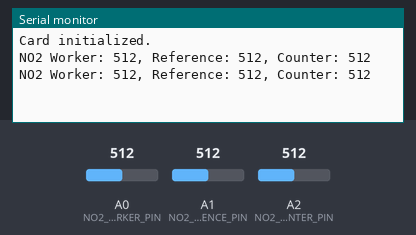
Simulated run of this sketch. Board: Arduino Uno, built with avr-gcc and run on an emulated ATmega328P. Parts: the last lines printed to the serial monitor. The test bench sets the inputs (shaded band); at power-on: A0 (NO2_WORKER_PIN) = 512, A1 (NO2_REFERENCE_PIN) = 512, A2 (NO2_COUNTER_PIN) = 512. Storage starts empty.

Above: at 1.8 s.
1.9 s: A0 (NO2_WORKER_PIN) set to 716
At 2.4 s:
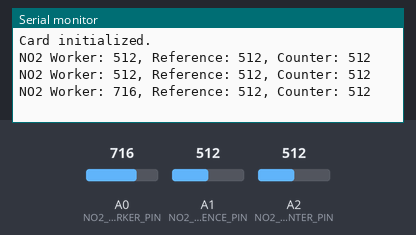
3.4 s: A1 (NO2_REFERENCE_PIN) set to 716
At 4.7 s:
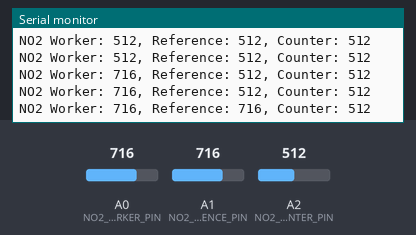
4.9 s: A2 (NO2_COUNTER_PIN) set to 716
At 5.8 s:
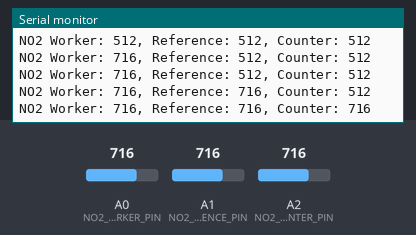
6.4 s: A0 (NO2_WORKER_PIN) set to 900
At 7.6 s:
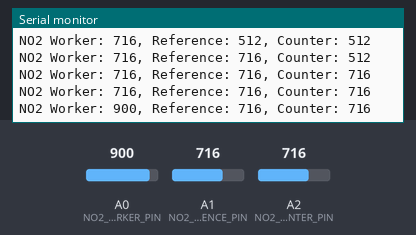
7.9 s: A1 (NO2_REFERENCE_PIN) set to 900
At 8.4 s:
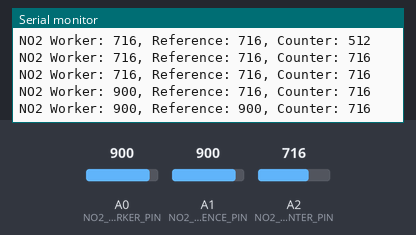
9.4 s: A2 (NO2_COUNTER_PIN) set to 900
At 10.8 s:
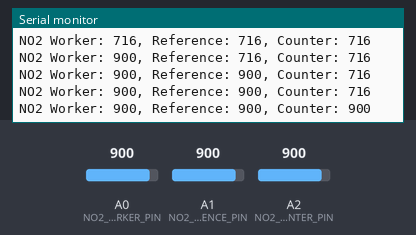
Timing chart, 0 to 11.9 s (numbered marks = the images above; inputs shaded):
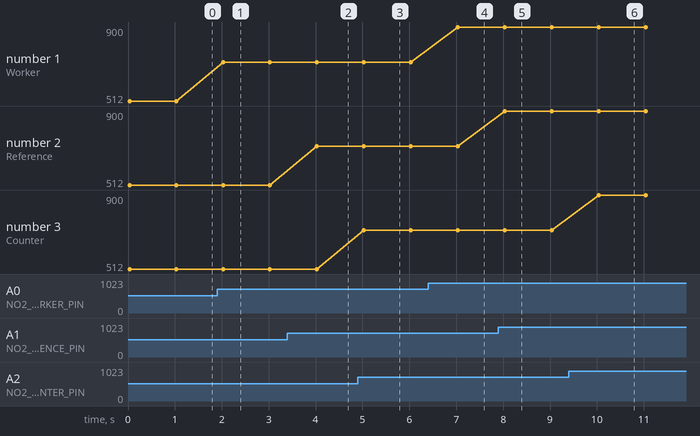

The sketch:

sketch_apr6a.ino
```cpp
#define NO2_WORKER_PIN A0
#define NO2_REFERENCE_PIN A1
#define NO2_COUNTER_PIN A2
// #define MAGNETOMETER_1_OUTMINUS_PIN A3
// #define MAGNETOMETER_1_OUTPLUS_PIN A4
// #define MAGNETOMETER_2_OUTMINUS_PIN A5
// #define MAGNETOMETER_2_OUTPLUS_PIN A6
// #define MAGNETOMETER_3_OUTMINUS_PIN A7
// #define MAGNETOMETER_3_OUTPLUS_PIN A8
// #define MAGNETOMETER_4_OUTMINUS_PIN A9
// #define MAGNETOMETER_4_OUTPLUS_PIN A10
#define SD_CARD_PIN 10

#define seaLevelPressure_hPa 1013.25
#include <Wire.h>
#include <Adafruit_BMP085.h>
#include <SD.h>
#include <SPI.h>

const float magSens = 0.02;  // Magnetometer sensitivity V/V/mT
const int magOffset = 3;     // Magnetometer offset bits

File dataFile;

Adafruit_BMP085 bmp;

void setup() {
  Serial.begin(9600);
  // if (!bmp.begin()) {
  //   Serial.println("Could not find a valid BMP085 sensor, check wiring!");
  //   while (1) {
  //   }
  // }

  if (!SD.begin(SD_CARD_PIN)) {
    Serial.println("Card failed, or not present");
    while (1) {
    }
  }
  Serial.println("Card initialized.");
}

void loop() {
  int no2WorkerValue = analogRead(NO2_WORKER_PIN);
  int no2ReferenceValue = analogRead(NO2_REFERENCE_PIN);
  int no2CounterValue = analogRead(NO2_COUNTER_PIN);

  // NO2 Raw voltage data
  Serial.print("NO2 Worker: ");
  Serial.print(no2WorkerValue);
  Serial.print(", Reference: ");
  Serial.print(no2ReferenceValue);
  Serial.print(", Counter: ");
  Serial.println(no2CounterValue);
  Serial.println();

  // BMP180 data
  // Serial.print("Temperature = ");
  // Serial.print(bmp.readTemperature());
  // Serial.println(" *C");

  // Serial.print("Pressure = ");
  // Serial.print(bmp.readPressure());
  // Serial.println(" Pa");

  // Serial.print("Altitude = ");
  // Serial.print(bmp.readAltitude());
  // Serial.println(" meters");

  // Serial.print("Pressure at sealevel (calculated) = ");
  // Serial.print(bmp.readSealevelPressure());
  // Serial.println(" Pa");

  // Serial.print("Real altitude = ");
  // Serial.print(bmp.readAltitude(seaLevelPressure_hPa * 100));
  // Serial.println(" meters"); // 46m too low according to Apple Watch -- 25.26m at Carleton Tunnel Dunton

  Serial.println();

  // Magnetometer data
  // Serial.print(float(analogRead(MAGNETOMETER_1_OUTMINUS_PIN) - analogRead(MAGNETOMETER_1_OUTPLUS_PIN) - magOffset) / 1024 / magSens);
  // Serial.println(" mT \r");

  // Serial.print(float(analogRead(MAGNETOMETER_2_OUTMINUS_PIN) - analogRead(MAGNETOMETER_2_OUTPLUS_PIN) - magOffset) / 1024 / magSens);
  // Serial.println(" mT \r");

  // Serial.print(float(analogRead(MAGNETOMETER_3_OUTMINUS_PIN) - analogRead(MAGNETOMETER_3_OUTPLUS_PIN) - magOffset) / 1024 / magSens);
  // Serial.println(" mT \r");

  // Serial.print(float(analogRead(MAGNETOMETER_4_OUTMINUS_PIN) - analogRead(MAGNETOMETER_4_OUTPLUS_PIN) - magOffset) / 1024 / magSens);
  // Serial.println(" mT \r");

  // SD Card writing
  // dataFile = SD.open("data.txt", FILE_WRITE);
  // if (dataFile) {
  //   dataFile.println("Hello");
  //   dataFile.close();
  // } else {
  //   Serial.println("Error opening data file");
  // }

  delay(1000);
}
```

Measured:
- after the input at 1.9 s, the serial monitor: prints a new line after 0.13 s (image 1)
- after the input at 3.4 s, the serial monitor: prints a new line after 0.63 s (image 2)
- after the input at 4.9 s, the serial monitor: prints a new line after 0.13 s (image 3)
- after the input at 6.4 s, the serial monitor: prints a new line after 0.63 s (image 4)
- after the input at 7.9 s, the serial monitor: prints a new line after 0.13 s (image 5)
- after the input at 9.4 s, the serial monitor: prints a new line after 0.64 s (image 6)
- plotted number 1: 512 → 716 after the input at 1.9 s, 716 → 900 after the input at 6.4 s
